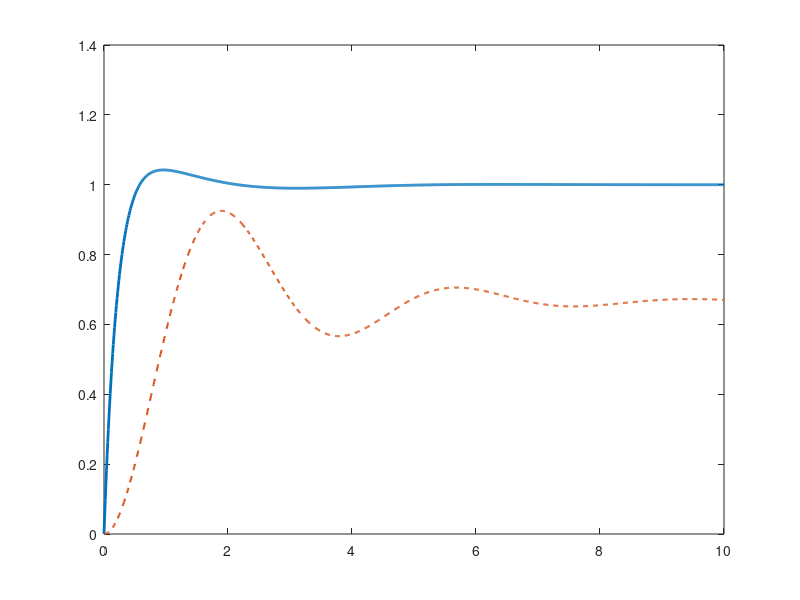

Recreate this plot in MATLAB. (Note: this script raises an error after producing the figure.)
%automatic PID controller - Johnphillip Sandoval

%we will have an automatic PID controller that sweeps through a range of
%gains for each type of control and picks the one that results in the best
%control model 

%we are assuming a simple mass-spring-damper system 
m = 1; 
b = 1; 
k = 1; 
G = tf(1,[m b k]); % we have defined our transfer function for our system

%we are assuming a unit step input because it allows us to test our
%controller simply. 

%range of gain values for each type of control that we will try, basically
%brute force searching
Kp_vals = linspace(0,50,15);
Ki_vals = linspace(0,20,10);
Kd_vals = linspace(0,5,5);

t_final = 10;                    % simulation time for each trial
t = linspace(0, t_final, 1000);  %  time vector

bestJ  = inf;
bestKp = NaN;
bestKi = NaN;
bestKd = NaN;
best_y = [];
best_t = [];



for Kp = Kp_vals 
    for Ki = Ki_vals
        for Kd = Kd_vals 
        C = pid(Kp,Ki,Kd); %this matlab command creates your PID controller
        T_cl = feedback(C*G,1); %this creates your unity closed loop feedback. 

        %create a step response
        [y, t_out] = step(T_cl,t); %simulates response for time step

        %our performance metric will be the integral of error, adds up
        %acculumated abs val error between system value and target

        r = ones(size(t_out));  %unit step input
        e = r - y; %Computes error
        J = trapz(t_out, abs(e)); %computes trapezoidal numerical integration of the absolute value of the error over the time 

        if J < bestJ %if our error is less than the best one so far
            bestJ = J;
            bestKp = Kp;
            bestKi = Ki;
            bestKd = Kd;
            best_y = y;
            best_t = t_out;
        end 
        end 
    end 
end 
fprintf('Best gains found:\n');
fprintf('  Kp = %.3f, Ki = %.3f, Kd = %.3f\n', bestKp, bestKi, bestKd);
fprintf('  Best IAE = %.4f\n', bestJ);


%we can also compare our best controller to a deliberately bad controller
%literally a bad P controller no I or D
% Define a deliberately poor set of gains for comparison
Kp_bad = 2;
Ki_bad = 0;
Kd_bad = 0;

C_bad = pid(Kp_bad, Ki_bad, Kd_bad);
T_bad = feedback(C_bad*G, 1);

[y_bad, t_bad] = step(T_bad, t);

% we can now plot results for comparison 

figure;
plot(best_t, best_y, 'LineWidth', 2); hold on;
plot(t_bad, y_bad, '--', 'LineWidth', 1.5);
yline(1, ':');  % reference
grid on;
xlabel('Time (s)');
ylabel('Output');
title('Closed-Loop Step Response: Auto-Tuned PID vs. Bad PID');
legend('Auto-Tuned PID', 'Bad PID', 'Reference (1)', 'Location', 'Best');